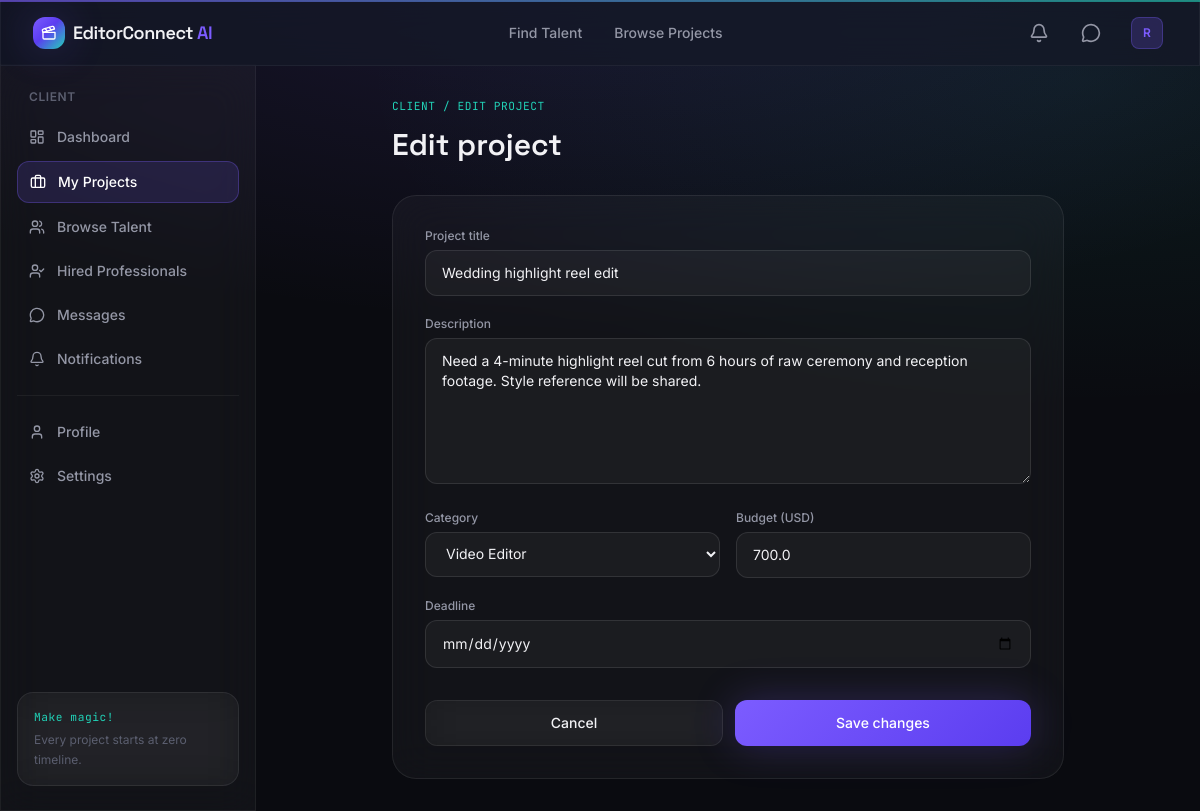
Screenshot of /client/projects/1/edit (signed in) with the database file from the repository.
### models/user.py (models this page shows, shortened)
class User(UserMixin, db.Model):
    __tablename__ = "users"
    id = db.Column(db.Integer, primary_key=True)
    name = db.Column(db.String(120), nullable=False)
    email = db.Column(db.String(150), unique=True, nullable=False, index=True)
    phone = db.Column(db.String(30))
    password_hash = db.Column(db.String(255), nullable=False)
    role = db.Column(db.String(20), nullable=False, default="client")
    is_active_account = db.Column(db.Boolean, default=True)
    is_verified = db.Column(db.Boolean, default=False)
    dark_mode = db.Column(db.Boolean, default=True)
    avatar = db.Column(db.String(255), default="default-avatar.png")
    created_at = db.Column(db.DateTime, default=lambda: datetime.now(timezone.utc))
    professional_profile = db.relationship(
        "Professional", backref="user", uselist=False, cascade="all, delete-orphan"
    )
    projects = db.relationship(
        "Project", backref="client", lazy="dynamic", cascade="all, delete-orphan",
        foreign_keys="Project.client_id"
    )
    notifications = db.relationship(
        "Notification", backref="user", lazy="dynamic", cascade="all, delete-orphan"
    )
    @property
    def is_client(self):
        return self.role == "client"
    def unread_notification_count(self):
        return self.notifications.filter_by(is_read=False).count()

### models/project.py (models this page shows, shortened)
class Project(db.Model):
    __tablename__ = "projects"
    id = db.Column(db.Integer, primary_key=True)
    client_id = db.Column(db.Integer, db.ForeignKey("users.id"), nullable=False)
    title = db.Column(db.String(150), nullable=False)
    description = db.Column(db.Text, nullable=False)
    category = db.Column(db.String(80), index=True)  # matches PROFESSIONS
    budget = db.Column(db.Float)
    deadline = db.Column(db.Date)
    status = db.Column(db.String(20), default="open", index=True)
    selected_professional_id = db.Column(db.Integer, db.ForeignKey("professionals.id"))
    created_at = db.Column(db.DateTime, default=lambda: datetime.now(timezone.utc))
    updated_at = db.Column(
        db.DateTime, default=lambda: datetime.now(timezone.utc),
        onupdate=lambda: datetime.now(timezone.utc)
    )
    applications = db.relationship(
        "Application", backref="project", lazy="dynamic", cascade="all, delete-orphan"
    )
    selected_professional = db.relationship("Professional", foreign_keys=[selected_professional_id])

### routes/client.py (the view, shortened to what this page needs)
@client_bp.route("/client/projects/<int:project_id>/edit", methods=["GET", "POST"])
@login_required
@client_required
def edit_project(project_id):
    project = Project.query.get_or_404(project_id)
    if project.client_id != current_user.id:
        flash("You can only edit your own projects.", "error")
        return redirect(url_for("client.my_projects"))
    return render_template("client/project_form.html", professions=Config.PROFESSIONS, project=project)

### models/user.py (called while the page is built)
@login_manager.user_loader
def load_user(user_id):
    return User.query.get(int(user_id))

### routes/client.py (called while the page is built)
def client_required(f):
    @wraps(f)
    def wrapped(*args, **kwargs):
        if not current_user.is_authenticated or not current_user.is_client:
            flash("This area is for client accounts only.", "error")
            return redirect(url_for("main.index"))
        return f(*args, **kwargs)
    return wrapped

### templates/client/project_form.html (shortened to what this page needs)
{% extends "base.html" %}
{% block content %}
<div class="max-w-2xl mx-auto">
  <p class="timecode mb-3">CLIENT / {% if project %}EDIT{% else %}NEW{% endif %} PROJECT</p>
  <h1 class="font-display text-3xl font-semibold mb-8">{% if project %}Edit project{% else %}Post a new project{% endif %}</h1>
  <form method="POST" class="glass rounded-3xl p-8 space-y-5">
    <div>
      <label class="block text-xs font-medium text-ink-muted mb-1.5">Project title</label>
      <input type="text" name="title" required value="{{ project.title if project else '' }}"
             class="w-full input-glass rounded-xl px-4 py-3 text-sm outline-none" placeholder="e.g. Wedding highlight reel edit">
    </div>
    <div>
      <label class="block text-xs font-medium text-ink-muted mb-1.5">Description</label>
      <textarea name="description" rows="6" required
                class="w-full input-glass rounded-xl px-4 py-3 text-sm outline-none"
                placeholder="Describe the scope, deliverables and any specific requirements...">{{ project.description if project else '' }}</textarea>
    </div>
    <div class="grid sm:grid-cols-2 gap-4">
      <div>
        <label class="block text-xs font-medium text-ink-muted mb-1.5">Category</label>
        <select name="category" class="w-full input-glass rounded-xl px-4 py-3 text-sm outline-none">
          {% for p in professions %}
          <option value="{{ p }}" {% if project and project.category == p %}selected{% endif %}>{{ p }}</option>
          {% endfor %}
        </select>
      </div>
      <div>
        <label class="block text-xs font-medium text-ink-muted mb-1.5">Budget (USD)</label>
        <input type="number" name="budget" value="{{ project.budget if project and project.budget else '' }}"
               class="w-full input-glass rounded-xl px-4 py-3 text-sm outline-none" placeholder="e.g. 800">
      </div>
    </div>
    <div>
      <label class="block text-xs font-medium text-ink-muted mb-1.5">Deadline</label>
      <input type="date" name="deadline" value="{{ project.deadline.isoformat() if project and project.deadline else '' }}"
             class="w-full input-glass rounded-xl px-4 py-3 text-sm outline-none">
    </div>
    <div class="flex gap-3 pt-3">
      <a href="{{ url_for('client.my_projects') }}" class="flex-1 py-3 rounded-xl glass text-center text-sm font-medium hover:bg-white/10 transition-colors">Cancel</a>
      <button type="submit" class="flex-1 py-3 rounded-xl btn-gradient text-white text-sm font-medium shadow-glow">
        {% if project %}Save changes{% else %}Publish project{% endif %}
      </button>
    </div>
  </form>
</div>
{% endblock %}

### templates/partials/navbar.html (shortened to what this page needs)
<nav class="sticky top-0 z-40 glass-strong border-b border-white/5">
  <div class="max-w-7xl mx-auto px-4 sm:px-6 lg:px-8">
    <div class="flex items-center justify-between h-16">
      <a href="{{ url_for('main.index') }}" class="flex items-center gap-2 group">
        <div class="w-8 h-8 rounded-xl bg-grade-gradient flex items-center justify-center shadow-glow">
          <i data-lucide="clapperboard" class="w-4 h-4 text-white"></i>
        </div>
        <span class="font-display font-semibold text-lg tracking-tight">EditorConnect <span class="text-violet-glow">AI</span></span>
      </a>
      <div class="hidden md:flex items-center gap-8 text-sm font-medium text-ink-muted">
        <a href="{{ url_for('main.professionals') }}" class="hover:text-ink transition-colors">Find Talent</a>
        <a href="{{ url_for('main.projects') }}" class="hover:text-ink transition-colors">Browse Projects</a>
      </div>
      <div class="flex items-center gap-3">
        {% if current_user.is_authenticated %}
          <a href="{{ url_for('notifications.index') }}" class="relative w-10 h-10 rounded-xl flex items-center justify-center hover:bg-white/5 transition-colors">
            <i data-lucide="bell" class="w-5 h-5 text-ink-muted"></i>
          </a>
          <a href="{{ url_for('messages.conversations') }}" class="w-10 h-10 rounded-xl flex items-center justify-center hover:bg-white/5 transition-colors">
            <i data-lucide="message-circle" class="w-5 h-5 text-ink-muted"></i>
          </a>
          <div class="relative group">
            <button class="flex items-center gap-2 pl-2 pr-1 py-1 rounded-xl hover:bg-white/5 transition-colors">
              <div class="w-8 h-8 rounded-lg bg-violet-glow/20 border border-violet-glow/30 flex items-center justify-center text-xs font-semibold text-violet-glow">
                {{ current_user.name[0]|upper }}
              </div>
            </button>
          </div>
        {% else %}
          <a href="{{ url_for('auth.login') }}" class="px-4 py-2 text-sm font-medium text-ink-muted hover:text-ink transition-colors">Log in</a>
          <a href="{{ url_for('auth.register') }}" class="px-4 py-2 text-sm font-medium rounded-xl btn-gradient text-white shadow-glow">Get Started</a>
        {% endif %}
      </div>
    </div>
  </div>
</nav>

### static/css/style.css (style rules this page uses)
body { background-image: radial-gradient(ellipse 80% 50% at 50% -10%, rgba(124,92,255,0.15), transparent), radial-gradient(ellipse 60% 40% at 90% 10%, rgba(34,211,184,0.08), transparent); background-attachment: fixed; }
.glass { background: rgba(255,255,255,0.035); backdrop-filter: blur(20px); -webkit-backdrop-filter: blur(20px); border: 1px solid rgba(255,255,255,0.08); }
.glass-strong { background: rgba(21,24,39,0.75); backdrop-filter: blur(24px); -webkit-backdrop-filter: blur(24px); border: 1px solid rgba(255,255,255,0.1); }
.btn-gradient { background-image: linear-gradient(135deg, #7C5CFF 0%, #5B3DF0 100%); transition: filter 0.2s ease, transform 0.2s ease; }
.timecode { font-family: 'JetBrains Mono', monospace; letter-spacing: 0.05em; color: #22D3B8; font-size: 0.7rem; }
a, button { outline-color: #7C5CFF; }
.input-glass { background: rgba(255,255,255,0.04); border: 1px solid rgba(255,255,255,0.1); }

### rows the page displays
User: name "R"
Project: title "Wedding highlight reel edit", description "Need a 4-minute highlight reel cut from 6 hours of raw ceremony and reception footage. Style reference will be shared.", category "Video Editor", budget "700.0"

### other values shown
{{ label }} "Dashboard My Projects Browse Talent Hired Professionals Messages Notifications Profile Settings"
